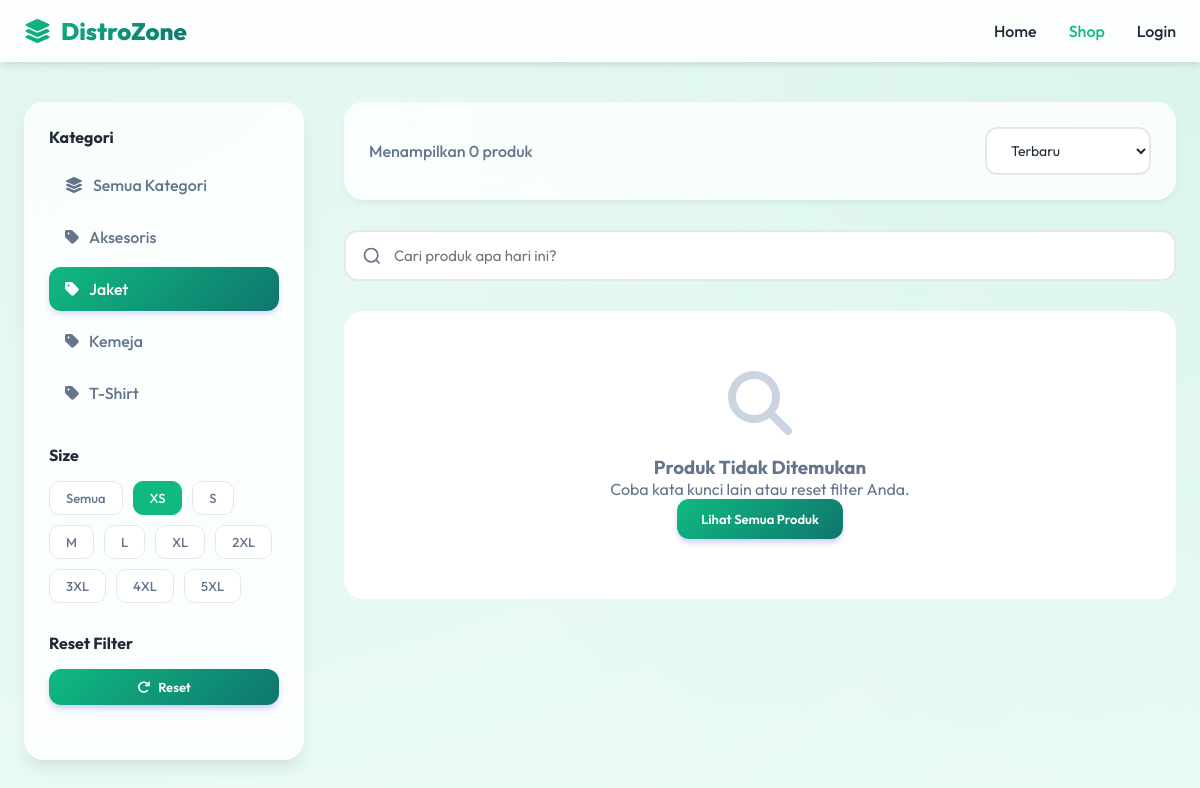
The page /customer/shop.php?kategori=3&size=XS on the database as committed earlier.
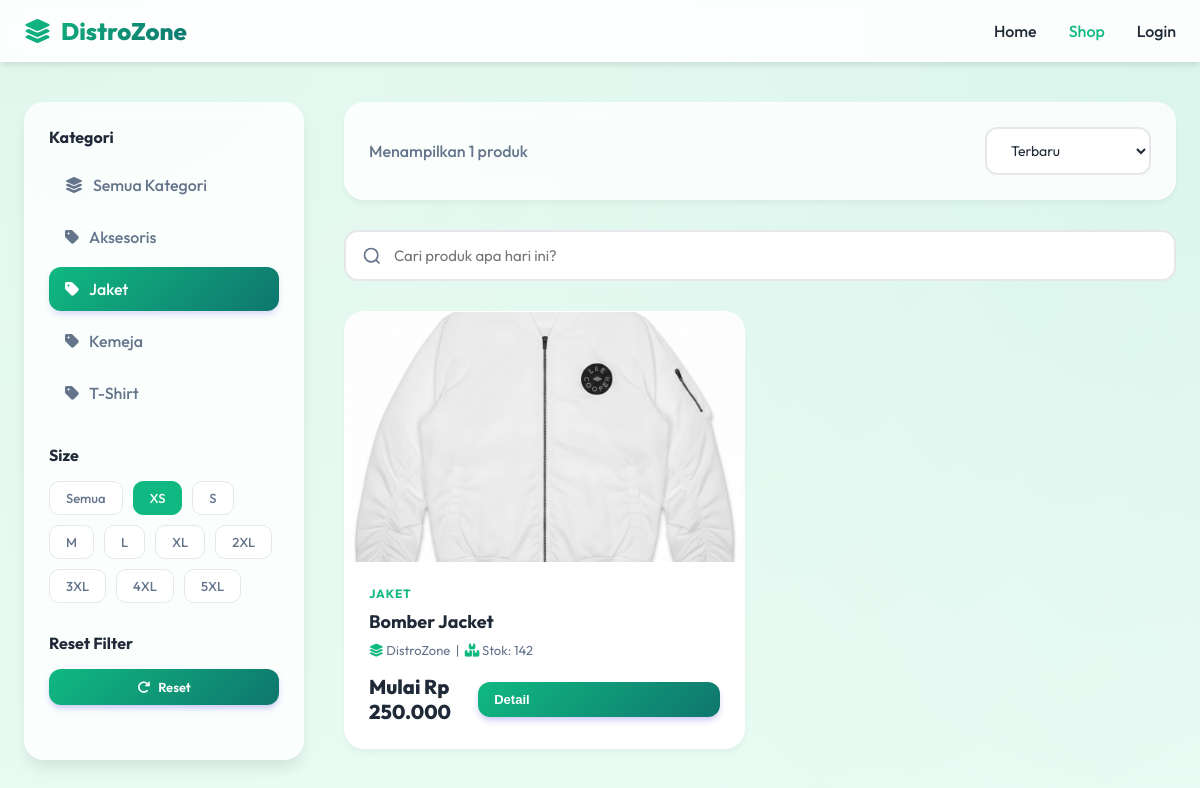
The same page on the database as committed later.
### tables this page shows
CREATE TABLE `kategori` (
  `id` int(11) NOT NULL,
  `nama_kategori` varchar(50) NOT NULL,
  `slug` varchar(50) NOT NULL
);

CREATE TABLE `kaos_master` (
  `id` int(11) NOT NULL,
  `nama_kaos` varchar(100) NOT NULL,
  `merek` varchar(50) DEFAULT NULL,
  `kategori_id` int(11) DEFAULT NULL,
  `type_kaos` enum('Lengan Panjang','Lengan Pendek') DEFAULT 'Lengan Pendek',
  `deskripsi` text DEFAULT NULL,
  `foto_utama` varchar(255) DEFAULT NULL,
  `created_at` timestamp NOT NULL DEFAULT current_timestamp(),
  `updated_at` timestamp NOT NULL DEFAULT current_timestamp() ON UPDATE current_timestamp()
);

### customer/shop.php (the view, shortened to what the changed rows need)
<?php
function clean_input($data) {
    return htmlspecialchars(stripslashes(trim($data)));
}
function format_rupiah($angka) {
    return 'Rp ' . number_format($angka, 0, ',', '.');
}
try {
    $db = new Database();
    $conn = $db->getConnection();
} catch(Exception $e) {
    die("Koneksi database gagal: " . $e->getMessage());
}
$search = isset($_GET['search']) ? clean_input($_GET['search']) : '';
$kategori = isset($_GET['kategori']) ? intval($_GET['kategori']) : 0;
$size = isset($_GET['size']) ? clean_input($_GET['size']) : '';
$sort = isset($_GET['sort']) ? clean_input($_GET['sort']) : 'terbaru';
$query = "SELECT k.*, kat.nama_kategori, MIN(v.harga) as harga, SUM(v.stok) as total_stok
          FROM kaos_master k
          LEFT JOIN kategori kat ON k.kategori_id = kat.id
          JOIN kaos_varian v ON k.id = v.kaos_master_id
          WHERE 1=1";
$params = [];
if ($kategori > 0) {
    $query .= " AND k.kategori_id = :kategori";
    $params[':kategori'] = $kategori;
}
if (!empty($size)) {
    $query .= " AND EXISTS (SELECT 1 FROM kaos_varian v2 WHERE v2.kaos_master_id = k.id AND v2.size = :size)";
    $params[':size'] = $size;
}
$query .= " GROUP BY k.id HAVING total_stok > 0";
switch($sort) {
    default:
        $query .= " ORDER BY k.created_at DESC";
}
try {
    $stmt = $conn->prepare($query);
    $stmt->execute($params);
    $products = $stmt->fetchAll(PDO::FETCH_ASSOC);
} catch(PDOException $e) {
    $products = [];
}
try {
    $stmt_kat = $conn->query("SELECT * FROM kategori ORDER BY nama_kategori");
    $categories = $stmt_kat->fetchAll(PDO::FETCH_ASSOC);
} catch(PDOException $e) {
    $categories = [];
}
?>
<!DOCTYPE html>
<html lang="id">
<head>
    <link rel="stylesheet" href="https://cdnjs.cloudflare.com/ajax/libs/font-awesome/6.4.0/css/all.min.css">
</head>
<body>
    <div class="container">
        <div class="shop-layout">
            <aside class="filters-sidebar">
                <div class="filter-section">
                    <h3 class="filter-title">Kategori</h3>
                    <a href="shop.php" class="filter-option <?php echo $kategori == 0 ? 'active' : ''; ?>">
                        <i class="fas fa-layer-group"></i> Semua Kategori
                    </a>
                    <?php foreach($categories as $kat): ?>
                        <a href="?kategori=<?php echo $kat['id']; ?><?php echo !empty($size) ? '&size='.$size : ''; ?><?php echo !empty($search) ? '&search='.urlencode($search) : ''; ?>"
                           class="filter-option <?php echo $kategori == $kat['id'] ? 'active' : ''; ?>">
                            <i class="fas fa-tag"></i> <?php echo htmlspecialchars($kat['nama_kategori']); ?>
                        </a>
                    <?php endforeach; ?>
                </div>
                <div class="filter-section">
                    <div class="filter-buttons">
                        <a href="shop.php<?php echo $kategori > 0 ? '?kategori='.$kategori : ''; ?><?php echo !empty($search) ? (($kategori > 0 ? '&' : '?').'search='.urlencode($search)) : ''; ?>"
                           class="filter-btn <?php echo empty($size) ? 'active' : ''; ?>">
                            Semua
                        </a>
                        <?php
                        $sizes = ['XS', 'S', 'M', 'L', 'XL', '2XL', '3XL', '4XL', '5XL'];
                        foreach($sizes as $s): ?>
                            <a href="?size=<?php echo $s; ?><?php echo $kategori > 0 ? '&kategori='.$kategori : ''; ?><?php echo !empty($search) ? '&search='.urlencode($search) : ''; ?>"
                               class="filter-btn <?php echo $size == $s ? 'active' : ''; ?>">
                                <?php echo $s; ?>
                            </a>
                        <?php endforeach; ?>
                    </div>
                </div>
            </aside>
            <div class="products-area">
                <div class="shop-header">
                    <div class="results-count" style="color: #64748B; font-weight: 500;">
                        Menampilkan <?php echo count($products); ?> produk
                    </div>
                    <form method="GET" style="display: flex; gap: 12px; align-items: center; flex: 1; justify-content: flex-end;">
                        <select name="sort" class="sort-select" onchange="this.form.submit()">
                        </select>
                    </form>
                </div>
                <?php if(empty($products)): ?>
                    <div class="empty-state">
                        <i class="fas fa-search" style="font-size: 64px; color: #CBD5E1; margin-bottom: 20px;"></i>
                        <h3>Produk Tidak Ditemukan</h3>
                        <p>Coba kata kunci lain atau reset filter Anda.</p>
                        <a href="shop.php" class="btn-add-cart" style="display: inline-block; text-decoration: none; padding: 12px 24px;">Lihat Semua Produk</a>
                    </div>
                <?php else: ?>
                    <div class="products-grid">
                        <?php foreach($products as $product): ?>
                        <div class="product-card">
                            <div class="product-image" style="background-image: url('../<?php echo !empty($product['foto_utama']) ? htmlspecialchars($product['foto_utama']) : 'assets/img/no-image.jpg'; ?>');">
                            </div>
                            <div class="product-info">
                                <div class="product-category"><?php echo htmlspecialchars($product['nama_kategori']); ?></div>
                                <div class="product-name"><?php echo htmlspecialchars($product['nama_kaos']); ?></div>
                                <div class="product-meta">
                                    <i class="fas fa-layer-group" style="color: var(--primary);"></i> <?php echo htmlspecialchars($product['merek']); ?>
                                    &nbsp;|&nbsp;
                                    <i class="fas fa-boxes" style="color: var(--primary);"></i> Stok: <?php echo htmlspecialchars($product['total_stok']); ?>
                                </div>
                                <div class="product-footer">
                                    <div class="product-price">Mulai <?php echo format_rupiah($product['harga']); ?></div>
                                    <button onclick='openQuickView(<?php echo json_encode($product); ?>)' class="btn-add-cart" style="text-decoration: none; border: none; cursor: pointer; width: 100%;">
                                        Detail
                                    </button>
                                </div>
                            </div>
                        </div>
                        <?php endforeach; ?>
                    </div>
                <?php endif; ?>
            </div>
        </div>
    </div>
</body>
</html>

Rows that differ between the two databases and show on the page:
now on this page (row edited): kaos_master: foto_utama (picture), kategori.nama_kategori "JAKET", nama_kaos "Bomber Jacket", merek "DistroZone", total_stok "142", harga "Rp 250.000"
Other text that changed with them:
count($products): "0" → "1"
text no longer shown: "Produk Tidak Ditemukan Coba kata kunci lain atau reset filter Anda. Lihat Semua Produk"
